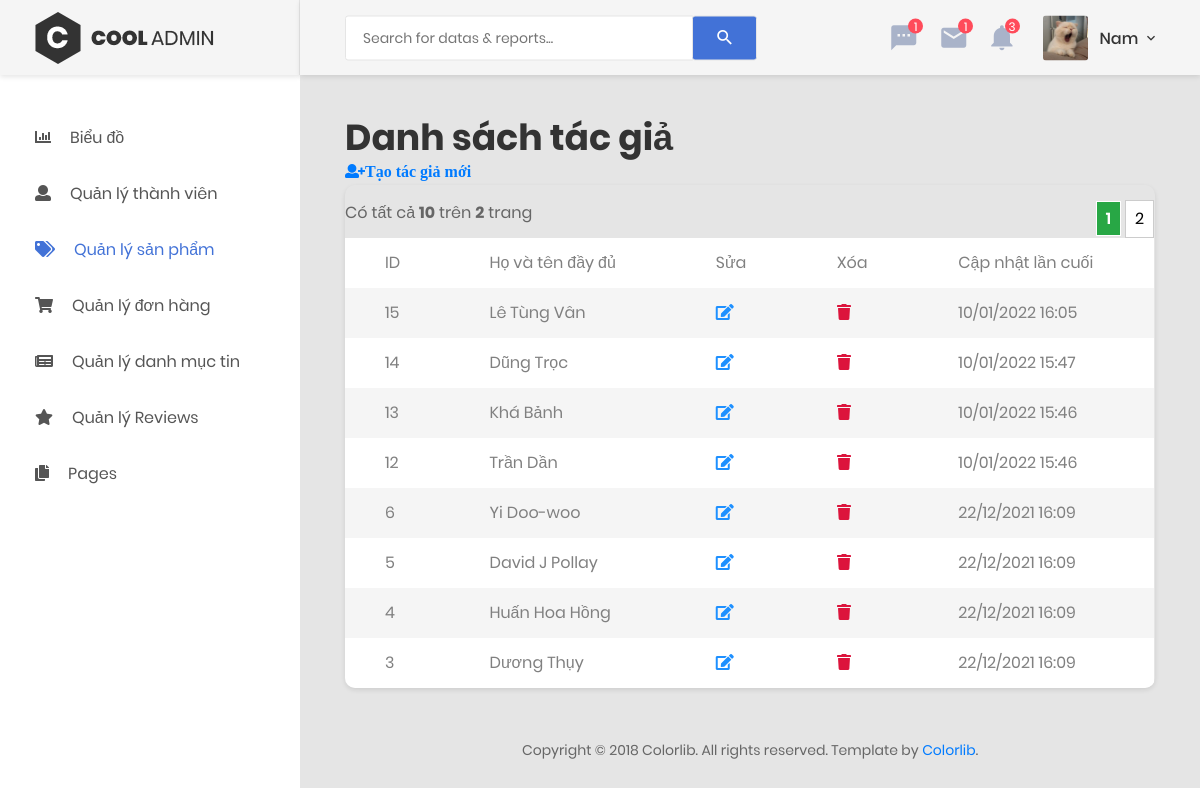
Screenshot of /admin/author.php (signed in) with the database file from the repository.
### tables this page shows
CREATE TABLE `authors` (
  `id` int(11) NOT NULL,
  `first_name` varchar(50) NOT NULL,
  `last_name` varchar(50) NOT NULL,
  `last_updated` int(11) DEFAULT NULL
);

### admin/author.php (the view, shortened to what this page needs)
<?php
    include 'header.php';
     ?>
   <body>
        <?php if (empty($_SESSION['current_user'])) { ?>
            <a href="login.php">Đăng nhập để vào trang Admin</a>
            <?php
         } else {
        include 'menu_sidebar.php';
        ?>
        <div class="page-container">
    <?php include 'admin_navbar.php'; ?>
    <?php
        include '../connect_db.php';
        $item_per_page = (!empty($_GET['per_page'])) ? $_GET['per_page'] : 8;
        $current_page = (!empty($_GET['page'])) ? $_GET['page'] : 1;
        $offset = ($current_page - 1) * $item_per_page;
        $result = mysqli_query($con, "SELECT * FROM authors ORDER BY `id` DESC LIMIT " . $item_per_page . " OFFSET " . $offset);
        ?>
            <div class="main-content">
                <div class="section__content section__content--p30">
                    <div class="container-fluid">
                        <div class="row">
                             <div class="col-xl-12">
                                    <h1>Danh sách tác giả</h1>
                                    <a class="fa fa-user-plus" href="./author_create.php">Tạo tác giả mới</a>
                                <div class="table-responsive table--no-card m-b-30">
                            <?php
                            include './pagination.php';
                            ?>
                                    <table class="table table-borderless table-striped table-earning">
                                        <tr>
                                            <td>ID</td>
                                            <td>Họ và tên đầy đủ</td>
                                            <td>Sửa</td>
                                            <td>Xóa</td>
                                            <td>Cập nhật lần cuối</td>
                                        </tr>
                                        <?php
                                        while ($row = mysqli_fetch_array($result)) {
                                            ?>
                                            <tr>
                                                <td><?= $row['id'] ?></td>
                                                <td><?= $row['first_name']." ".$row['last_name'] ?></td>
                                                <td><a class="fa fa-edit" href="./author_edit.php?id=<?= $row['id'] ?>" style="color:dodgerblue"></a></td>
                                                <td><a class="fa fa-trash" href="./author_delete.php?id=<?= $row['id'] ?>" style="color:crimson"></a></td>
                                                <td><?= date('d/m/Y H:i', $row['last_updated']) ?></td>
                                            </tr>
                                        <?php } ?>
                                    </table>
                                </div>
                                </div>
                            </div>
                        <div class="row">
                            <div class="col-md-12">
                                <div class="copyright">
                                    <p>Copyright © 2018 Colorlib. All rights reserved. Template by <a href="https://colorlib.com">Colorlib</a>.</p>
                                </div>
                            </div>
                        </div>
                    </div>
                </div>
            </div>
        </div>
    <?php } ?>
</body>
</html>

### rows the page displays
authors: id "15", first_name "Lê Tùng", last_name "Vân", last_updated "10/01/2022 16:05"
authors: id "14", first_name "Dũng", last_name "Trọc", last_updated "10/01/2022 15:47"
authors: id "13", first_name "Khá", last_name "Bảnh", last_updated "10/01/2022 15:46"
authors: id "12", first_name "Trần", last_name "Dần", last_updated "10/01/2022 15:46"
authors: id "6", first_name "Yi", last_name "Doo-woo", last_updated "22/12/2021 16:09"
authors: id "5", first_name "David J", last_name "Pollay", last_updated "22/12/2021 16:09"
authors: id "4", first_name "Huấn", last_name "Hoa Hồng", last_updated "22/12/2021 16:09"
authors: id "3", first_name "Dương", last_name "Thụy", last_updated "22/12/2021 16:09"

### other values shown
$currentUser['last_name'] "Nam"
$totalRecords "10"
$totalPages "2"
